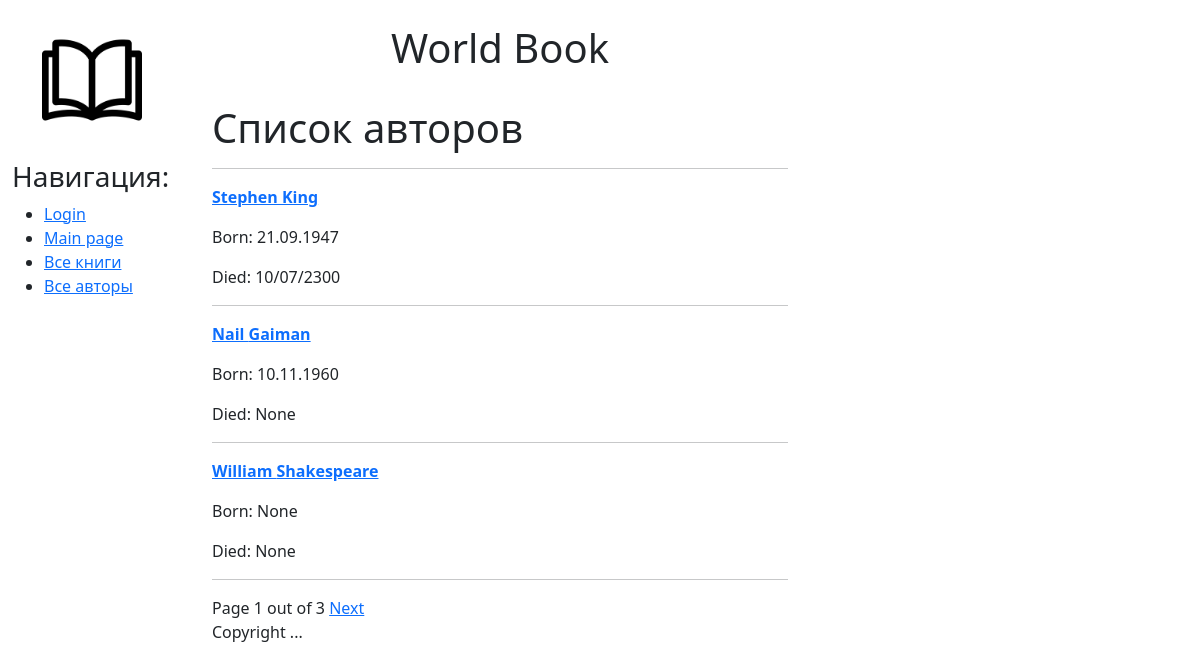
The page /author/all on the database its author committed.
### catalog/models.py (models this page shows, shortened)
class Author(models.Model):
    first_name = models.CharField(max_length=100,
                                  help_text='Enter author first name',
                                  verbose_name='The author first name')
    last_name = models.CharField(max_length=100,
                                 help_text='Enter author last name',
                                 verbose_name='The author last name')
    date_of_birth = models.CharField(max_length=20,
                                     help_text='Enter date of birth',
                                     verbose_name='Date of birth',
                                     null=True, blank=True)
    date_of_death = models.CharField(max_length=20,
                                     help_text='Enter date of death',
                                     verbose_name='Date of death',
                                     null=True, blank=True)

### catalog/views.py (the view)
# urls.py: path('author/all', views.AuthorListView.as_view(), name='author_list'),
class AuthorListView(generic.ListView):
    model = Author
    template_name = 'catalog/author_list.html'
    paginate_by = 3

### catalog/templates/catalog/author_list.html
{%extends 'catalog/base.html'%}
{%block content%}
<div class="contaiver">
    <h1> Список авторов </h1>
    <hr>
    {%if author_list%}
            {%for author in author_list.all%}
              <p><strong> <a href="{% url 'author-detail' author.pk %}">{{ author.first_name }} {{author.last_name}}</a> </strong></p>
              <p>Born: {{author.date_of_birth}} </p>
              <p>Died: {{author.date_of_death}} </p>
              <hr>
            {%endfor%}
        {%else%}
            <p>No authors in data base</p>
    {%endif%}
</div>
{%endblock content%}

### rows shown on the page
Author: first_name "Stephen", last_name "King", date_of_birth "21.09.1947", date_of_death "10/07/2300"
Author: first_name "Nail", last_name "Gaiman", date_of_birth "10.11.1960", date_of_death "None"
Author: first_name "William", last_name "Shakespeare", date_of_birth "None", date_of_death "None"

### other values the page prints
{{ page_obj.number }} "1"
{{ page_obj.paginator.num_pages }} "3"
